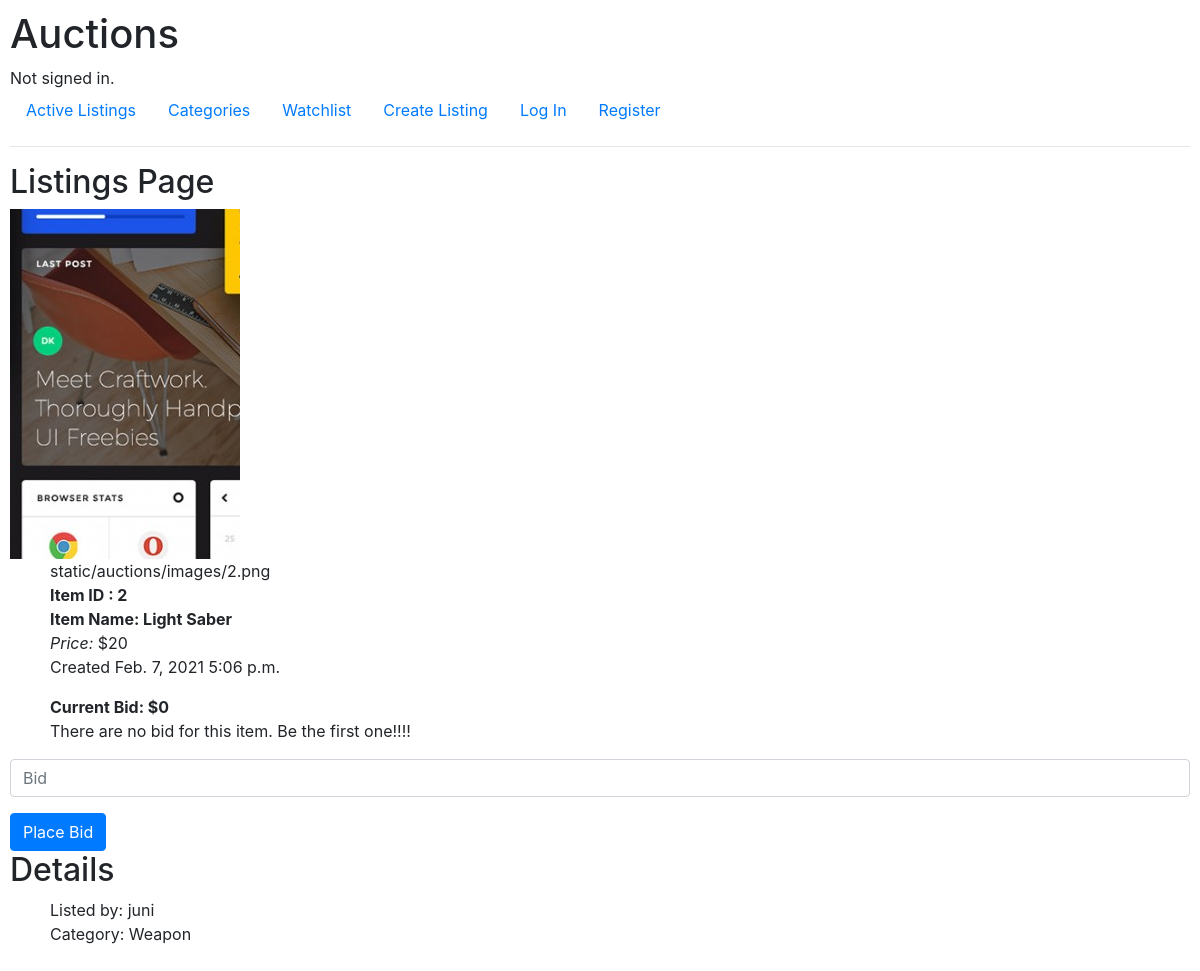
The app's page /listings/2 with its own data.
### auctions/models.py (models this page shows, shortened)
class Bidding(models.Model):
    listingInfo = models.ForeignKey(AuctionListing, on_delete=models.CASCADE, related_name="listing_info",null=True)
    bidPrice = models.PositiveIntegerField(null=True)
    bidCount = models.PositiveIntegerField(default=0)

class AuctionListing(models.Model):
    item = models.OneToOneField(Item, on_delete=models.CASCADE, related_name="item")
    listedBy = models.ForeignKey(
        User, on_delete=models.CASCADE, related_name="listed_by")
    createDate = models.DateField(default=datetime.now, blank=True)
    createTime = models.TimeField(default=datetime.now, blank=True)

class Item(models.Model):
    itemName = models.CharField(max_length=64)
    price= models.PositiveIntegerField()
    description = models.TextField()
    category = models.CharField(max_length=64, null=True)
    image = models.ImageField(upload_to='static/auctions/images/', null=True)

class User(AbstractUser):
    pass

### auctions/views.py (the view)
# urls.py: path("listings/<int:item_id>", views.listings, name="listings"),
def listings(request, item_id):
    try:
        item = Bidding.objects.get(id=item_id)
    except Bidding.DoesNotExist:
        raise Http404("Item does not Exist!!!!")
    return render(request, "auctions/listings.html",{
        "item":item
    })

### auctions/templates/auctions/listings.html (shortened to what this page needs)
{% extends "auctions/layout.html" %} {% load static %} {% block body %}
<h2>Listings Page</h2>
<div>
    <img src="{% static '' %} {{item.listingInfo.item.image}}" alt="item img" />
</div>
<div>
    <ul style="list-style-type: none;">
        <li>{{ item.listingInfo.item.image }}</li>
        <li><strong>Item ID : {{ item.listingInfo.item.id}}</strong></li>
        <li><strong>Item Name: {{ item.listingInfo.item.itemName}}</strong></li>
        <li><em>Price: </em>${{ item.listingInfo.item.price}}</li>
        <li>Created {{ item.listingInfo.createDate }} {{ item.listingInfo.createTime }}</li>
    </ul>
</div>
<div>
    <ul style="list-style-type: none;">
        <li><strong>Current Bid: ${{ item.bidPrice }}</strong></li>
        {% if item.bidCount == 0 %}
        <li> There are no bid for this item. Be the first one!!!!</li>
        {% else %}
        <li> {{ item.bidCount }} bids so far.</li>
        {% endif %}
    </ul>
    <form action="{% url 'bid' %}" method="post">
        <div class="form-group">
            <input class="form-control" type="number" name="bid" placeholder="Bid">
        </div>
        <input class="btn btn-primary" type="submit" value="Place Bid">
    </form>
</div>
<div>
    <h2>Details</h2>
    <ul style="list-style-type: none;">
        <li>Listed by: {{ item.listingInfo.listedBy }}</li>
        <li>Category: {{ item.listingInfo.item.category }}</li>
    </ul>
</div>
{% endblock %}

### auctions/static/auctions/styles.css (style rules this page uses)
body { padding: 10px; }

### records on screen
Bidding: listingInfo.item.image (picture), listingInfo.item.image "static/auctions/images/2.png", listingInfo.item.id "2", listingInfo.item.itemName "Light Saber", listingInfo.item.price "20", listingInfo.createDate "Feb. 7, 2021", listingInfo.createTime "5:06 p.m.", bidPrice "0", listingInfo.listedBy "juni", listingInfo.item.category "Weapon"
